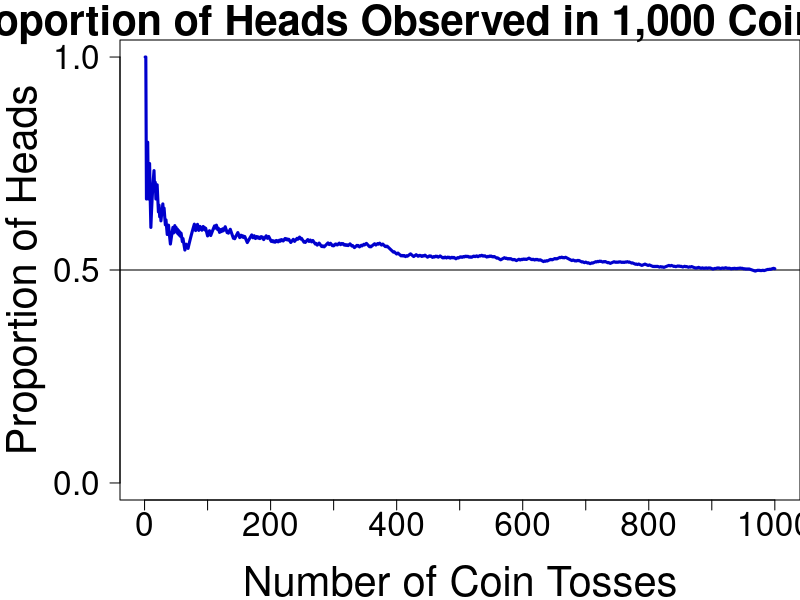

The R source for this figure:
png("observed_coin_flips.png", width = 1000, height = 500)

n = 1000
N = 1
color = c("blue3", "red3", "forestgreen")

par(mar = c(5, 6, 2, 0))
plot(0, type = "n", ylim = c(0, 1), xlim = c(1, n), yaxt = "n", xaxt = "n", xlab = "", ylab = "")
title(xlab = "Number of Coin Tosses", line = 4, cex.lab = 2.5)
title(ylab = "Proportion of Heads", line = 4, cex.lab = 2.5)
title(main = "Proportion of Heads Observed in 1,000 Coin Tosses", cex.main = 2.5)
axis(1, at = seq(0, n, n/10), cex.axis = 2)
axis(2, at = c(0, 0.5, 1), cex.axis = 2, las = 2)
      
abline(h = 0.5)

for (j in 1:N){
    x = sample(0:1, size = n, replace = TRUE)
    p = numeric(n)
    for (k in 1:n) {
        p[k] = sum(x[1:k])/k
    }
    lines(p, col = color[j], lwd = 3)
}

dev.off()
